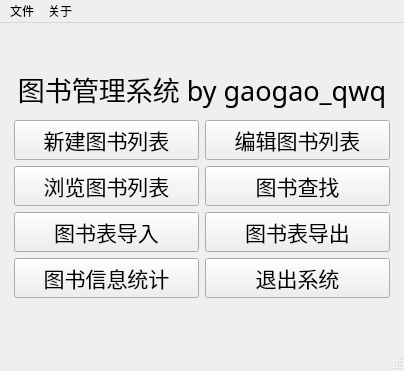
<?xml version="1.0" encoding="UTF-8"?>
<ui version="4.0">
 <class>main_menu_window</class>
 <widget class="QMainWindow" name="main_menu_window">
  <property name="geometry">
   <rect>
    <x>0</x>
    <y>0</y>
    <width>404</width>
    <height>371</height>
   </rect>
  </property>
  <property name="windowTitle">
   <string>图书管理系统 - 主菜单</string>
  </property>
  <property name="windowIcon">
   <iconset resource="../../../resource.qrc">
    <normaloff>:/lib/lib/icon.png</normaloff>:/lib/lib/icon.png</iconset>
  </property>
  <widget class="QWidget" name="centralwidget">
   <layout class="QVBoxLayout" name="verticalLayout">
    <item>
     <spacer name="verticalSpacer_2">
      <property name="orientation">
       <enum>Qt::Vertical</enum>
      </property>
      <property name="sizeHint" stdset="0">
       <size>
        <width>20</width>
        <height>40</height>
       </size>
      </property>
     </spacer>
    </item>
    <item>
     <widget class="QLabel" name="label">
      <property name="font">
       <font>
        <family>黑体</family>
        <pointsize>20</pointsize>
       </font>
      </property>
      <property name="text">
       <string>图书管理系统 by gaogao_qwq</string>
      </property>
      <property name="alignment">
       <set>Qt::AlignCenter</set>
      </property>
     </widget>
    </item>
    <item>
     <layout class="QGridLayout" name="gridLayout">
      <property name="leftMargin">
       <number>5</number>
      </property>
      <property name="topMargin">
       <number>5</number>
      </property>
      <property name="rightMargin">
       <number>5</number>
      </property>
      <property name="bottomMargin">
       <number>5</number>
      </property>
      <item row="5" column="0">
       <widget class="QPushButton" name="bookAnalysisButton">
        <property name="font">
         <font>
          <pointsize>16</pointsize>
         </font>
        </property>
        <property name="text">
         <string>图书信息统计</string>
        </property>
       </widget>
      </item>
      <item row="0" column="1">
       <widget class="QPushButton" name="editBookButton">
        <property name="font">
         <font>
          <pointsize>16</pointsize>
         </font>
        </property>
        <property name="text">
         <string>编辑图书列表</string>
        </property>
       </widget>
      </item>
      <item row="0" column="0">
       <widget class="QPushButton" name="createBookListButton">
        <property name="font">
         <font>
          <pointsize>16</pointsize>
         </font>
        </property>
        <property name="text">
         <string>新建图书列表</string>
        </property>
       </widget>
      </item>
      <item row="1" column="0">
       <widget class="QPushButton" name="browseBookButton">
        <property name="font">
         <font>
          <pointsize>16</pointsize>
         </font>
        </property>
        <property name="text">
         <string>浏览图书列表</string>
        </property>
       </widget>
      </item>
      <item row="5" column="1">
       <widget class="QPushButton" name="exitSystemButton">
        <property name="font">
         <font>
          <pointsize>16</pointsize>
         </font>
        </property>
        <property name="text">
         <string>退出系统</string>
        </property>
        <property name="checkable">
         <bool>false</bool>
        </property>
       </widget>
      </item>
      <item row="1" column="1">
       <widget class="QPushButton" name="searchBookButton">
        <property name="font">
         <font>
          <pointsize>16</pointsize>
         </font>
        </property>
        <property name="text">
         <string>图书查找</string>
        </property>
       </widget>
      </item>
      <item row="2" column="1">
       <widget class="QPushButton" name="exportBookListButton">
        <property name="font">
         <font>
          <pointsize>16</pointsize>
         </font>
        </property>
        <property name="text">
         <string>图书表导出</string>
        </property>
       </widget>
      </item>
      <item row="2" column="0">
       <widget class="QPushButton" name="importBookListButton">
        <property name="font">
         <font>
          <pointsize>16</pointsize>
         </font>
        </property>
        <property name="text">
         <string>图书表导入</string>
        </property>
       </widget>
      </item>
     </layout>
    </item>
    <item>
     <spacer name="verticalSpacer">
      <property name="orientation">
       <enum>Qt::Vertical</enum>
      </property>
      <property name="sizeHint" stdset="0">
       <size>
        <width>20</width>
        <height>40</height>
       </size>
      </property>
     </spacer>
    </item>
   </layout>
  </widget>
  <widget class="QMenuBar" name="menubar">
   <property name="geometry">
    <rect>
     <x>0</x>
     <y>0</y>
     <width>404</width>
     <height>23</height>
    </rect>
   </property>
   <widget class="QMenu" name="aboutMenu">
    <property name="title">
     <string>关于</string>
    </property>
    <addaction name="aboutAction"/>
   </widget>
   <widget class="QMenu" name="fileMenu">
    <property name="title">
     <string>文件</string>
    </property>
    <addaction name="exportBookListAction"/>
    <addaction name="importBookListAction"/>
   </widget>
   <addaction name="fileMenu"/>
   <addaction name="aboutMenu"/>
  </widget>
  <widget class="QStatusBar" name="statusbar"/>
  <action name="aboutAction">
   <property name="text">
    <string>许可证</string>
   </property>
  </action>
  <action name="exportBookListAction">
   <property name="text">
    <string>导出图书表</string>
   </property>
  </action>
  <action name="importBookListAction">
   <property name="text">
    <string>导入图书表</string>
   </property>
  </action>
 </widget>
 <resources>
  <include location="../../../resource.qrc"/>
 </resources>
 <connections/>
</ui>
